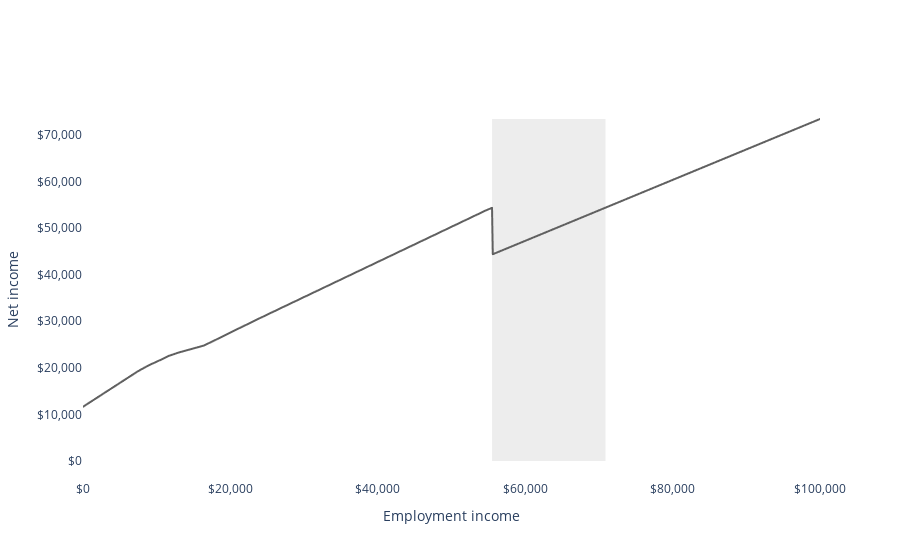

Notebook code cell kept with this figure:
### Code cell
from plotly import graph_objects as go

LABELS = dict(
    employment_income="Employment income",
    net_income="Net income",
    mtr="Marginal tax rate",
    scenario="Scenario",
)

COLORS = {"Baseline": "#606060", "Cambridge cash": "#1a77d2"}
LIGHT_COLORS = {"Baseline": "#c2c2c2", "Cambridge cash": "#65b6f6"}

fig = go.Figure()

line_chart = px.line(
    df[df.scenario == "Baseline"],
    "employment_income",
    "net_income",
    labels=LABELS,
    color_discrete_map=COLORS,
)


baseline_gap_bounds = gap(baseline)

fig.update_layout(plot_bgcolor="white", showlegend=False)

ymax = df[df.scenario == "Baseline"].net_income.max()

shade_cliffs(baseline_gap_bounds, fig, LIGHT_COLORS["Baseline"], ymax)

fig.add_traces(list(line_chart.select_traces()))
fig.update_traces(line_color=COLORS["Baseline"])

fig.update_layout(
    xaxis_title="Employment income",
    yaxis_title="Net income",
    xaxis_tickformat="$,",
    yaxis_tickformat="$,",
)

fig.show()
fig.write_html("output/baseline.html")

### Figure 1 — Plotly figure (JSON) as saved in the notebook; plotly's stock layout.template omitted (floating-point values rounded to 4 significant figures; data arrays with more than 128 entries replaced by an {"elided": "..."} marker saying what was removed)
{"data": [{"fill": "toself", "fillcolor": "#c2c2c2", "line": {"color": "#606060", "width": 0}, "mode": "lines", "name": "", "opacity": 0.3, "showlegend": false, "text": "This household is worse off earning between $55,500 and $70,900", "type": "scatter", "x": [55500, 55500, 70900, 70900, 55500], "y": [0, 73373, 73373, 0, 0]}, {"hovertemplate": "Employment income=%{x}<br>Net income=%{y}<extra></extra>", "legendgroup": "", "line": {"color": "#606060", "dash": "solid"}, "marker": {"symbol": "circle"}, "mode": "lines", "name": "", "showlegend": false, "type": "scattergl", "x": {"elided": "1001 int values"}, "xaxis": "x", "y": {"elided": "1001 int values"}, "yaxis": "y"}], "layout": {"plot_bgcolor": "white", "showlegend": false, "xaxis": {"tickformat": "$,", "title": {"text": "Employment income"}}, "yaxis": {"tickformat": "$,", "title": {"text": "Net income"}}}}
